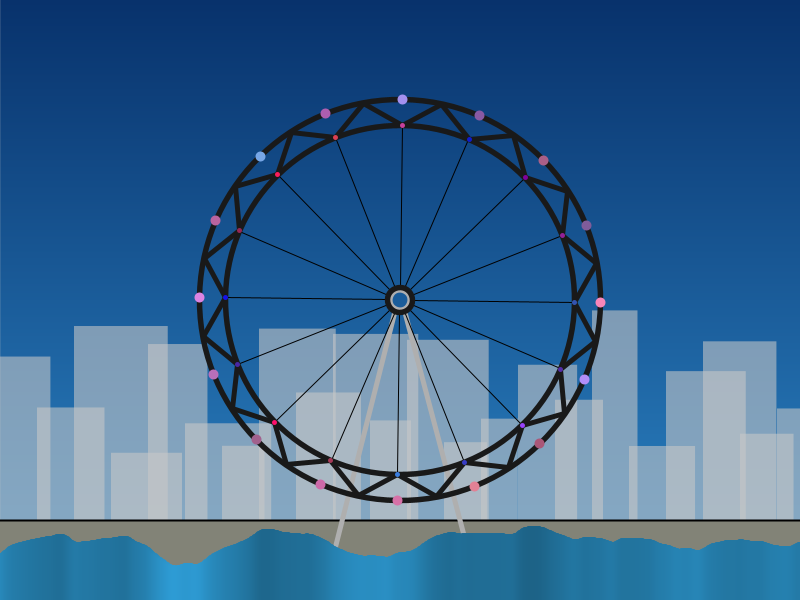
Frame 1 (no input)
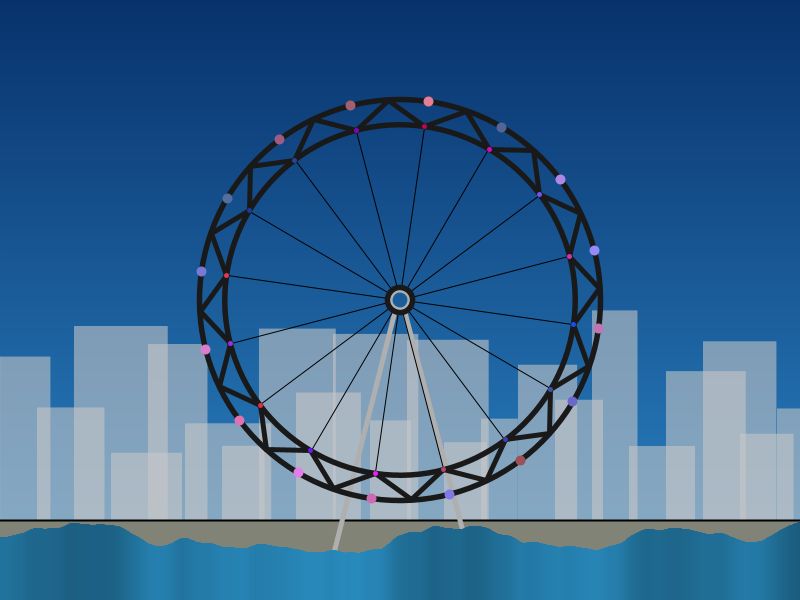
Frame 60 (the mouse pressed at the canvas centre just before this capture)
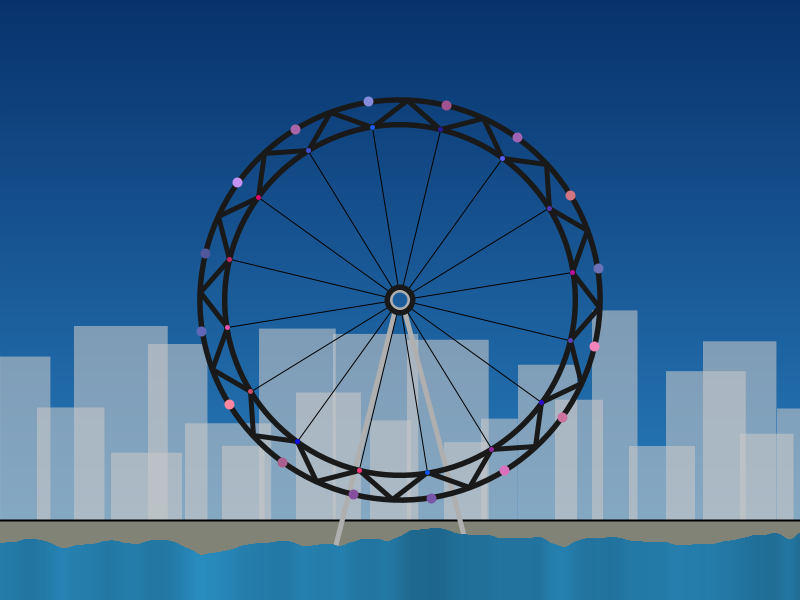
Frame 120 (the mouse held since frame 60 and released just before this capture)

The Processing sketch that drew these frames (run headless with seeded random() and noise(); from frame 60 on, the mouse is pressed at the canvas centre):

// Processing sketch: processing_111162
// ── processing_111162.pde

//London Eye
//Erich M. Zimmermann
//Arquitetura e Urbanismo
//Computação I - Prof. Luiz Ernesto Merkle - UTFPR


//variáveis
color bg1;
color bg2;

float noiseScale = 0.01;
float m;

float [] px;
float [] py;

float [] qx;
float [] qy;
float [] rx;
float [] ry;

float [] bgbx;
float [] bgby;


//setup
void setup () {
  size (800, 600);
  ellipseMode(CENTER);
  colorMode(RGB);
  smooth();

  bg1 = color(8, 50, 108);
  bg2 = color(45, 135, 200);

  px = new float [16];
  py = new float [16];
  qx = new float [16];
  qy = new float [16];
  rx = new float [32];
  ry = new float [32];
  bgbx = new float[800];
  bgby = new float[800];

  for (int h = 0; h < 800; h++) {
    bgby [h] = random(140, 300);
    bgbx [h] = random(33, 100);
  } 

  for (int i = 0; i < 16; i++) {
    px [i] = 200.5*cos(PI/8*i);
    py [i] = 200.5*sin(PI/8*i);
    qx [i] = 175*cos(PI/8*i);
    qy [i] = 175*sin(PI/8*i);
  }

  for (int j = 0; j < 32; j=j+1) {
    rx [j] = 200*cos(PI/16*j);
    ry [j] = 200*sin(PI/16*j);
  }
}

//draw
void draw () {
  colorMode(RGB);

  //fundo
  color grad;
  strokeWeight(1);
  for (int bg = 0; bg < height; bg=bg+1) {
    grad = lerpColor(bg1, bg2, map(bg, 1, height-1, 0, 1));
    stroke(grad);
    line(0, bg, width, bg);
  }


  
  //construções fundo
  noStroke();   
  fill(200, 147);
  for (int g = 0; g < width; g=g+37) {
    rect(g, height-bgby [g], bgbx [g], height);
  }


  //muro
  stroke(0);
  strokeWeight(2);
  fill(130, 131, 119);
  rect(-10, height-80, width*2, height*2);


  //etc
  m = millis()/25;


  //suporte
  strokeWeight(5);
  noFill();
  stroke(175);

  pushMatrix();
  translate(width/2, height/2);
  rotate(-PI/1.6);
  line(-10, -10, -width/2, -height/2);
  popMatrix();

  pushMatrix();
  translate(width/2, height/2);
  rotate(10.09);
  line(-13, -8, -width/2, -height/2);
  ellipse(0, 0, 20, 20);
  popMatrix();
  

  //roda gigante
  pushMatrix();
  translate(width/2, height/2);
  rotate(m/1000);

  //linhas finas
  for (int i = 0; i < 16; i++) {
    strokeWeight(1);
    stroke(0);
    line(px [i]*0.06, py [i]*0.06, px [i]*0.87, py [i]*0.87);
  }

  //círculos
  strokeWeight(5.5);
  stroke(25);
  ellipse(0, 0, 401, 401);
  ellipse(0, 0, 350, 350);
  ellipse(0, 0, 25, 25);

  //linhas grossas
  strokeWeight(5);
  line(qx[1], qy[1], rx[1], ry[1]);
  line(rx[3], ry[3], qx[1], qy[1]);
  line(rx[3], ry[3], qx[2], qy[2]);
  line(qx[2], qy[2], rx[5], ry[5]);
  line(rx[5], ry[5], qx[3], qy[3]);
  line(qx[3], qy[3], rx[7], ry[7]);
  line(rx[7], ry[7], qx[4], qy[4]);
  line(qx[4], qy[4], rx[9], ry[9]);
  line(rx[9], ry[9], qx[5], qy[5]);
  line(qx[5], qy[5], rx[11], ry[11]);
  line(rx[11], ry[11], qx[6], qy[6]);
  line(qx[6], qy[6], rx[13], ry[13]);
  line(rx[13], ry[13], qx[7], qy[7]);
  line(qx[7], qy[7], rx[15], ry[15]);
  line(rx[15], ry[15], qx[8], qy[8]);
  line(qx[8], qy[8], rx[17], ry[17]);
  line(rx[17], ry[17], qx[9], qy[9]);
  line(qx[9], qy[9], rx[19], ry[19]);
  line(rx[19], ry[19], qx[10], qy[10]);
  line(qx[10], qy[10], rx[21], ry[21]);
  line(rx[21], ry[21], qx[11], qy[11]);
  line(qx[11], qy[11], rx[23], ry[23]);
  line(rx[23], ry[23], qx[12], qy[12]);
  line(qx[12], qy[12], rx[25], ry[25]);
  line(rx[25], ry[25], qx[13], qy[13]);
  line(qx[13], qy[13], rx[27], ry[27]);
  line(rx[27], ry[27], qx[14], qy[14]);
  line(qx[14], qy[14], rx[29], ry[29]);
  line(rx[29], ry[29], qx[15], qy[15]);
  line(qx[15], qy[15], rx[31], ry[31]);
  line(rx[31], ry[31], 175, 0);
  line(175, 0, rx[1], ry[1]);
  
  //luzes
  for (int i = 0; i < 16; i++) {
    strokeWeight(10);
    colorMode(HSB);
    stroke(random(150, 255), random(100, 125), random(150, 255));
    point(px [i], py [i]);

    strokeWeight(5);
    stroke(random(150, 255), random(150, 255), random(150, 255));
    point(qx [i], qy [i]);
  }

  popMatrix();


  //água
  for (int x=0; x < width; x++) {
    float noiseVal = noise((m+x)*noiseScale, m*noiseScale);
    stroke(142, 200, map(noiseVal*255, 0, 255, 100, 255));
    line(x, map(m/1000, 0, height, height-90, height-75)+noiseVal*80, x, height);
  }
}
